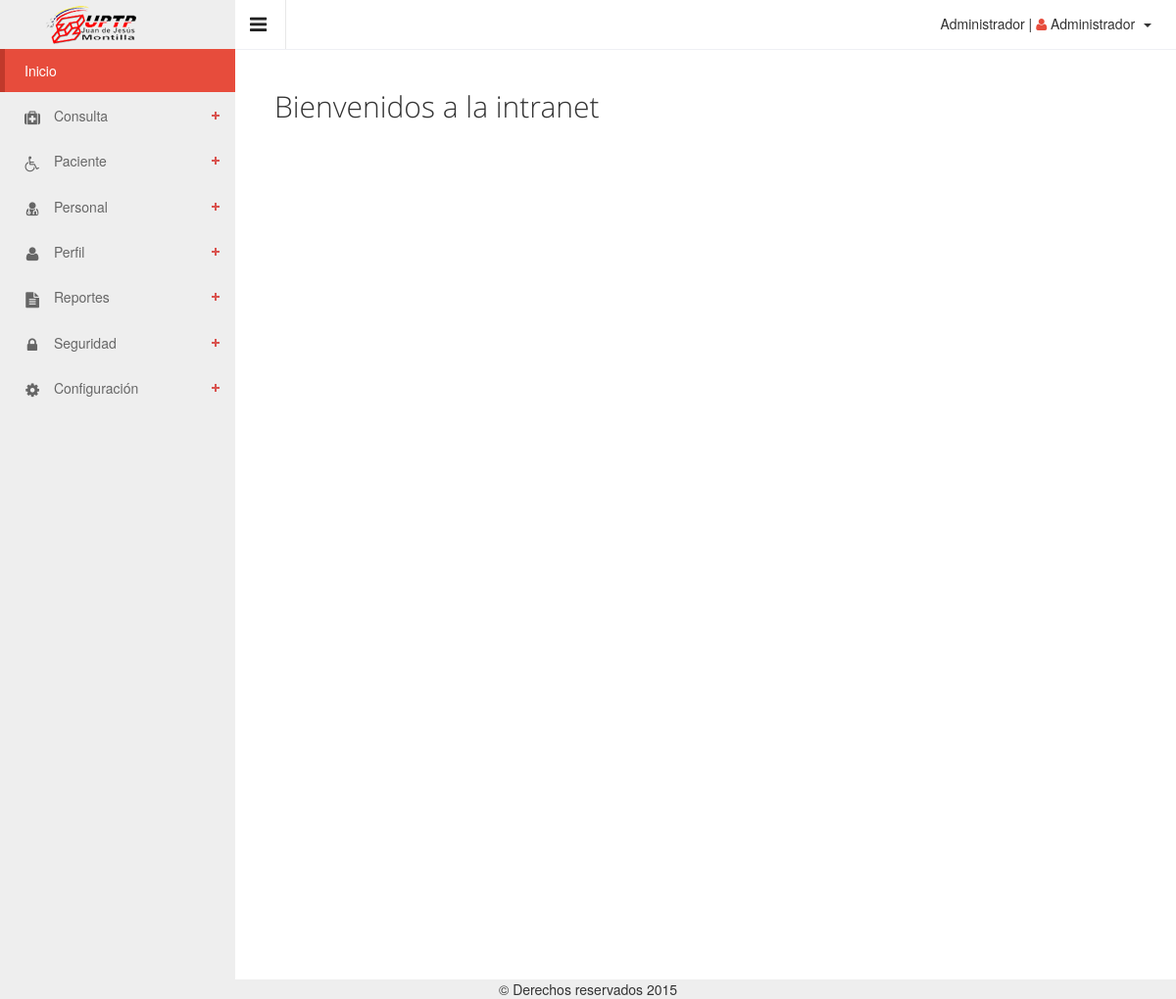
/vista/intranet.php (signed in), run on the app's committed database.
### tables this page shows
CREATE TABLE IF NOT EXISTS `tmodulo` (
  `idtmodulo` int(11) NOT NULL AUTO_INCREMENT,
  `nombremod` varchar(45) NOT NULL,
  `iconomod` varchar(255) NOT NULL,
  PRIMARY KEY (`idtmodulo`)
);

### modelo/m_mysql.php (called while the page is built, shortened)
<?php
class bd_my
{
	private $servidor = 'localhost';
	private $usuario = 'root';
	private $clave = '';
	private $con;
	protected function conectar()
	{
		$this->con=mysql_connect($this->servidor,$this->usuario,$this->clave);
	}
	protected function filtro($sql)
	{
	  	$lrTb=mysql_query($sql,$this->con) OR die(mysql_error());
	  	return $lrTb;
	}
    protected function proximo($result)
    {
      	$laRow=mysql_fetch_array($result);
      	return $laRow;
    }
}
?>

### modelo/m_rol.php (called while the page is built, shortened)
<?php
	require_once('m_mysql.php');
	class clsRol extends bd_my
	{
		private $lcIdRol;
		function set_Rol($pcIdRol)
		{
			$this->lcIdRol=$pcIdRol;
		}
		function consultar_modulos()
		{
			$cont=0;
			$sql="SELECT idtmodulo,nombremod,iconomod,posicion FROM tmodulo,trol_has_tmodulo WHERE trol_idtrol='$this->lcIdRol' AND tmodulo_idtmodulo=idtmodulo ORDER BY posicion ASC";
			$pcsql=$this->filtro($sql);
			while($laRow=$this->proximo($pcsql))
			{
				$Fila[$cont][0]=$laRow['idtmodulo'];
				$Fila[$cont][1]=$laRow['nombremod'];
				$Fila[$cont][2]=$laRow['iconomod'];
				$Fila[$cont][3]=$laRow['posicion'];
				$cont++;
			}
			return $Fila;
		}
	}
?>

### libreria/utilidades.php (called while the page is built, shortened)
<?php
class clsUtil
{
    function quitar_acentos($cadena)
    {
        $originales = 'ÀÁÂÃÄÅÆÇÈÉÊËÌÍÎÏÐÑÒÓÔÕÖØÙÚÛÜÝÞßàáâãäåæçèéêëìíîïðñòóôõöøùúûýýþÿŔŕ';
        $modificadas = 'aaaaaaaceeeeiiiidnoooooouuuuybsaaaaaaaceeeeiiiidnoooooouuuyybyRr';
        $cadena = utf8_decode($cadena);
        $cadena = strtr($cadena, utf8_decode($originales), $modificadas);
        $cadena = strtolower($cadena);
        return utf8_encode($cadena);
    }
}
?>

### vista/intranet.php (the view, shortened to what this page needs)
<?php
    $vista=(isset($_GET['vista']))?$_GET['vista']:"";
    require_once('../modelo/m_rol.php');
    require_once('../libreria/utilidades.php');
    $lobjRol=new clsRol;
    $lobjUtil=new clsUtil;
    $menu='';
    $lobjRol->set_Rol($_SESSION['idrol']);
    $laModulos=$lobjRol->consultar_modulos();
    $carpeta= split('/',$vista);
    if($carpeta[0]=='')
        $activo='active';
    $menu.='<li class="'.$activo.'"><a href="intranet.php">Inicio</a></li>';
    for($i=0;$i<count($laModulos);$i++)
    {
        $modulo=strtolower($lobjUtil->quitar_acentos($laModulos[$i][1]));
        $activo=($modulo==$carpeta[0])?'active':'';
        $menu.='<li class="menu-list '.$activo.'" >';
        $menu.='<a href="#" class="dropdown-toggle" data-toggle="dropdown"><i class="'.$laModulos[$i][2].'"></i> '.$laModulos[$i][1].'</a>';
        $menu.='<ul class="sub-menu-list">';
        $laServicios=$lobjRol->consultar_servicios($laModulos[$i][0]);
        for ($j=0; $j <count($laServicios) ; $j++)
        {
            if($laServicios[$j][3])
            {
                $menu.='<li ><a href="?vista='.$laServicios[$j][2].'">'.$laServicios[$j][1].'</a></li>';
            }
        }
        $menu.='</ul>';
        $menu.='</li>';
    }
?>
<html lang="es">
    <head>
        <link href="../estilo/bootstrap-3/css/bootstrap.min.css" rel="stylesheet">
        <link href="../estilo/bootstrap-3/css/style-intranet.css" rel="stylesheet">
        <link href="../estilo/bootstrap-3/css/style-responsive.css" rel="stylesheet">
        <link href="../estilo/bootstrap-3/DataTables-1.10.2/media/css/jquery.dataTables.css" rel="stylesheet">
        <link href="../estilo/font-awesome-4.3.0/css/font-awesome.min.css" rel="stylesheet">
    </head>
    <body class="sticky-header">
        <div class="left-side sticky-left-side" style="/* overflow: hidden; */ /* outline: none; */">
        <div class="logo">
            <a href="index.html"><img src="../estilo/bootstrap-3/images/logo.png" alt=""></a>
        </div>
        <div class="left-side-inner">
            <ul class="nav nav-pills nav-stacked custom-nav">
                <?php echo $menu;?>
            </ul>
        </div>
    </div>
        <section class="main-content">
            <header class="header-section">
                <a class="toggle-btn"><i class="fa fa-bars"></i></a>
                <div class="menu-right">
                    <ul class="notification-menu">
                        <li class="">
                            <a href="#" class="btn btn-default dropdown-toggle" data-toggle="dropdown">
                                <?php echo $_SESSION['nombreusuario'];?> | <i class="text-primary fa fa-user"></i> <?php echo $_SESSION['nombrerol'];?>
                                <span class="caret"></span>
                            </a>
                        </li>
                    </ul>
                </div>
            </header>
            <section style="margin-top:2px;" class="main">
                <?php
                    if(file_exists($vista.'.php'))
                    {
                            include($vista.'.php');
                    }
                    else
                    {
                        include_once('inicio.php');
                    }
                ?>
            </section>
        </section>
        <footer style="margin-top:0">&copy Derechos reservados <?php print(date('Y')); ?></footer>
    </body>
</html>

### data on the page
tmodulo: nombremod "Consulta"
tmodulo: nombremod "Paciente"
tmodulo: nombremod "Personal"
tmodulo: nombremod "Perfil"
tmodulo: nombremod "Reportes"
tmodulo: nombremod "Seguridad"
tmodulo: nombremod "Configuración"

### other printed values
$_SESSION['nombreusuario'] "Administrador"
$_SESSION['nombrerol'] "Administrador"
